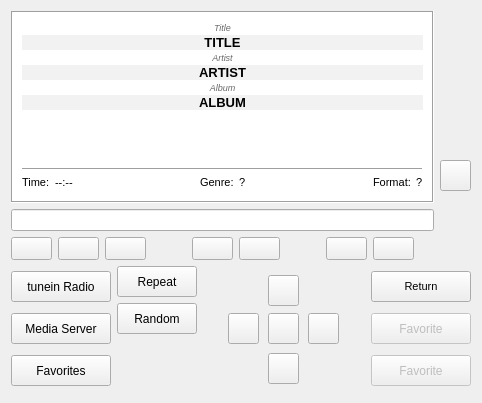
<?xml version="1.0" encoding="UTF-8"?>
<ui version="4.0">
 <class>NetOnkyoDialog</class>
 <widget class="QDialog" name="NetOnkyoDialog">
  <property name="geometry">
   <rect>
    <x>0</x>
    <y>0</y>
    <width>482</width>
    <height>403</height>
   </rect>
  </property>
  <property name="minimumSize">
   <size>
    <width>0</width>
    <height>403</height>
   </size>
  </property>
  <property name="maximumSize">
   <size>
    <width>16777215</width>
    <height>403</height>
   </size>
  </property>
  <property name="windowTitle">
   <string>NetRadio</string>
  </property>
  <layout class="QVBoxLayout" name="verticalLayout_8">
   <item>
    <layout class="QHBoxLayout" name="horizontalLayout_5">
     <item>
      <layout class="QVBoxLayout" name="verticalLayout_7">
       <item>
        <layout class="QHBoxLayout" name="horizontalLayout_4">
         <property name="spacing">
          <number>0</number>
         </property>
         <item>
          <widget class="QStackedWidget" name="DisplayWidget">
           <property name="currentIndex">
            <number>1</number>
           </property>
           <widget class="QWidget" name="page">
            <layout class="QVBoxLayout" name="verticalLayout_3">
             <property name="spacing">
              <number>0</number>
             </property>
             <property name="leftMargin">
              <number>0</number>
             </property>
             <property name="topMargin">
              <number>0</number>
             </property>
             <property name="rightMargin">
              <number>0</number>
             </property>
             <property name="bottomMargin">
              <number>0</number>
             </property>
             <item>
              <widget class="QListWidget" name="listWidget">
               <property name="iconSize">
                <size>
                 <width>16</width>
                 <height>16</height>
                </size>
               </property>
              </widget>
             </item>
            </layout>
           </widget>
           <widget class="QWidget" name="page_2">
            <layout class="QVBoxLayout" name="verticalLayout_2">
             <property name="spacing">
              <number>0</number>
             </property>
             <property name="leftMargin">
              <number>0</number>
             </property>
             <property name="topMargin">
              <number>0</number>
             </property>
             <property name="rightMargin">
              <number>0</number>
             </property>
             <property name="bottomMargin">
              <number>0</number>
             </property>
             <item>
              <widget class="QFrame" name="PlayWindowFrame">
               <property name="palette">
                <palette>
                 <active>
                  <colorrole role="Base">
                   <brush brushstyle="SolidPattern">
                    <color alpha="255">
                     <red>255</red>
                     <green>255</green>
                     <blue>255</blue>
                    </color>
                   </brush>
                  </colorrole>
                  <colorrole role="Window">
                   <brush brushstyle="SolidPattern">
                    <color alpha="255">
                     <red>255</red>
                     <green>255</green>
                     <blue>255</blue>
                    </color>
                   </brush>
                  </colorrole>
                 </active>
                 <inactive>
                  <colorrole role="Base">
                   <brush brushstyle="SolidPattern">
                    <color alpha="255">
                     <red>255</red>
                     <green>255</green>
                     <blue>255</blue>
                    </color>
                   </brush>
                  </colorrole>
                  <colorrole role="Window">
                   <brush brushstyle="SolidPattern">
                    <color alpha="255">
                     <red>255</red>
                     <green>255</green>
                     <blue>255</blue>
                    </color>
                   </brush>
                  </colorrole>
                 </inactive>
                 <disabled>
                  <colorrole role="Base">
                   <brush brushstyle="SolidPattern">
                    <color alpha="255">
                     <red>255</red>
                     <green>255</green>
                     <blue>255</blue>
                    </color>
                   </brush>
                  </colorrole>
                  <colorrole role="Window">
                   <brush brushstyle="SolidPattern">
                    <color alpha="255">
                     <red>255</red>
                     <green>255</green>
                     <blue>255</blue>
                    </color>
                   </brush>
                  </colorrole>
                 </disabled>
                </palette>
               </property>
               <property name="autoFillBackground">
                <bool>true</bool>
               </property>
               <property name="frameShape">
                <enum>QFrame::Box</enum>
               </property>
               <property name="frameShadow">
                <enum>QFrame::Sunken</enum>
               </property>
               <layout class="QVBoxLayout" name="verticalLayout">
                <property name="spacing">
                 <number>2</number>
                </property>
                <item>
                 <widget class="QLabel" name="titleLabel">
                  <property name="palette">
                   <palette>
                    <active>
                     <colorrole role="WindowText">
                      <brush brushstyle="SolidPattern">
                       <color alpha="255">
                        <red>106</red>
                        <green>106</green>
                        <blue>106</blue>
                       </color>
                      </brush>
                     </colorrole>
                    </active>
                    <inactive>
                     <colorrole role="WindowText">
                      <brush brushstyle="SolidPattern">
                       <color alpha="255">
                        <red>106</red>
                        <green>106</green>
                        <blue>106</blue>
                       </color>
                      </brush>
                     </colorrole>
                    </inactive>
                    <disabled>
                     <colorrole role="WindowText">
                      <brush brushstyle="SolidPattern">
                       <color alpha="255">
                        <red>120</red>
                        <green>120</green>
                        <blue>120</blue>
                       </color>
                      </brush>
                     </colorrole>
                    </disabled>
                   </palette>
                  </property>
                  <property name="font">
                   <font>
                    <pointsize>7</pointsize>
                    <italic>true</italic>
                   </font>
                  </property>
                  <property name="text">
                   <string>Title</string>
                  </property>
                  <property name="alignment">
                   <set>Qt::AlignCenter</set>
                  </property>
                 </widget>
                </item>
                <item>
                 <widget class="QLabel" name="TitleLabel">
                  <property name="palette">
                   <palette>
                    <active>
                     <colorrole role="Base">
                      <brush brushstyle="SolidPattern">
                       <color alpha="255">
                        <red>242</red>
                        <green>242</green>
                        <blue>242</blue>
                       </color>
                      </brush>
                     </colorrole>
                     <colorrole role="Window">
                      <brush brushstyle="SolidPattern">
                       <color alpha="255">
                        <red>242</red>
                        <green>242</green>
                        <blue>242</blue>
                       </color>
                      </brush>
                     </colorrole>
                    </active>
                    <inactive>
                     <colorrole role="Base">
                      <brush brushstyle="SolidPattern">
                       <color alpha="255">
                        <red>242</red>
                        <green>242</green>
                        <blue>242</blue>
                       </color>
                      </brush>
                     </colorrole>
                     <colorrole role="Window">
                      <brush brushstyle="SolidPattern">
                       <color alpha="255">
                        <red>242</red>
                        <green>242</green>
                        <blue>242</blue>
                       </color>
                      </brush>
                     </colorrole>
                    </inactive>
                    <disabled>
                     <colorrole role="Base">
                      <brush brushstyle="SolidPattern">
                       <color alpha="255">
                        <red>242</red>
                        <green>242</green>
                        <blue>242</blue>
                       </color>
                      </brush>
                     </colorrole>
                     <colorrole role="Window">
                      <brush brushstyle="SolidPattern">
                       <color alpha="255">
                        <red>242</red>
                        <green>242</green>
                        <blue>242</blue>
                       </color>
                      </brush>
                     </colorrole>
                    </disabled>
                   </palette>
                  </property>
                  <property name="font">
                   <font>
                    <pointsize>10</pointsize>
                    <weight>75</weight>
                    <bold>true</bold>
                   </font>
                  </property>
                  <property name="autoFillBackground">
                   <bool>true</bool>
                  </property>
                  <property name="text">
                   <string>TITLE</string>
                  </property>
                  <property name="alignment">
                   <set>Qt::AlignCenter</set>
                  </property>
                  <property name="margin">
                   <number>5</number>
                  </property>
                 </widget>
                </item>
                <item>
                 <widget class="QLabel" name="artistLabel">
                  <property name="palette">
                   <palette>
                    <active>
                     <colorrole role="WindowText">
                      <brush brushstyle="SolidPattern">
                       <color alpha="255">
                        <red>106</red>
                        <green>106</green>
                        <blue>106</blue>
                       </color>
                      </brush>
                     </colorrole>
                    </active>
                    <inactive>
                     <colorrole role="WindowText">
                      <brush brushstyle="SolidPattern">
                       <color alpha="255">
                        <red>106</red>
                        <green>106</green>
                        <blue>106</blue>
                       </color>
                      </brush>
                     </colorrole>
                    </inactive>
                    <disabled>
                     <colorrole role="WindowText">
                      <brush brushstyle="SolidPattern">
                       <color alpha="255">
                        <red>120</red>
                        <green>120</green>
                        <blue>120</blue>
                       </color>
                      </brush>
                     </colorrole>
                    </disabled>
                   </palette>
                  </property>
                  <property name="font">
                   <font>
                    <pointsize>7</pointsize>
                    <italic>true</italic>
                   </font>
                  </property>
                  <property name="text">
                   <string>Artist</string>
                  </property>
                  <property name="alignment">
                   <set>Qt::AlignCenter</set>
                  </property>
                 </widget>
                </item>
                <item>
                 <widget class="QLabel" name="ArtistLabel">
                  <property name="palette">
                   <palette>
                    <active>
                     <colorrole role="Base">
                      <brush brushstyle="SolidPattern">
                       <color alpha="255">
                        <red>242</red>
                        <green>242</green>
                        <blue>242</blue>
                       </color>
                      </brush>
                     </colorrole>
                     <colorrole role="Window">
                      <brush brushstyle="SolidPattern">
                       <color alpha="255">
                        <red>242</red>
                        <green>242</green>
                        <blue>242</blue>
                       </color>
                      </brush>
                     </colorrole>
                    </active>
                    <inactive>
                     <colorrole role="Base">
                      <brush brushstyle="SolidPattern">
                       <color alpha="255">
                        <red>242</red>
                        <green>242</green>
                        <blue>242</blue>
                       </color>
                      </brush>
                     </colorrole>
                     <colorrole role="Window">
                      <brush brushstyle="SolidPattern">
                       <color alpha="255">
                        <red>242</red>
                        <green>242</green>
                        <blue>242</blue>
                       </color>
                      </brush>
                     </colorrole>
                    </inactive>
                    <disabled>
                     <colorrole role="Base">
                      <brush brushstyle="SolidPattern">
                       <color alpha="255">
                        <red>242</red>
                        <green>242</green>
                        <blue>242</blue>
                       </color>
                      </brush>
                     </colorrole>
                     <colorrole role="Window">
                      <brush brushstyle="SolidPattern">
                       <color alpha="255">
                        <red>242</red>
                        <green>242</green>
                        <blue>242</blue>
                       </color>
                      </brush>
                     </colorrole>
                    </disabled>
                   </palette>
                  </property>
                  <property name="font">
                   <font>
                    <pointsize>10</pointsize>
                    <weight>75</weight>
                    <bold>true</bold>
                   </font>
                  </property>
                  <property name="autoFillBackground">
                   <bool>true</bool>
                  </property>
                  <property name="text">
                   <string>ARTIST</string>
                  </property>
                  <property name="alignment">
                   <set>Qt::AlignCenter</set>
                  </property>
                  <property name="margin">
                   <number>5</number>
                  </property>
                 </widget>
                </item>
                <item>
                 <widget class="QLabel" name="albumLabel">
                  <property name="palette">
                   <palette>
                    <active>
                     <colorrole role="WindowText">
                      <brush brushstyle="SolidPattern">
                       <color alpha="255">
                        <red>106</red>
                        <green>106</green>
                        <blue>106</blue>
                       </color>
                      </brush>
                     </colorrole>
                    </active>
                    <inactive>
                     <colorrole role="WindowText">
                      <brush brushstyle="SolidPattern">
                       <color alpha="255">
                        <red>106</red>
                        <green>106</green>
                        <blue>106</blue>
                       </color>
                      </brush>
                     </colorrole>
                    </inactive>
                    <disabled>
                     <colorrole role="WindowText">
                      <brush brushstyle="SolidPattern">
                       <color alpha="255">
                        <red>120</red>
                        <green>120</green>
                        <blue>120</blue>
                       </color>
                      </brush>
                     </colorrole>
                    </disabled>
                   </palette>
                  </property>
                  <property name="font">
                   <font>
                    <pointsize>7</pointsize>
                    <italic>true</italic>
                   </font>
                  </property>
                  <property name="text">
                   <string>Album</string>
                  </property>
                  <property name="alignment">
                   <set>Qt::AlignCenter</set>
                  </property>
                 </widget>
                </item>
                <item>
                 <widget class="QLabel" name="AlbumLabel">
                  <property name="palette">
                   <palette>
                    <active>
                     <colorrole role="Base">
                      <brush brushstyle="SolidPattern">
                       <color alpha="255">
                        <red>242</red>
                        <green>242</green>
                        <blue>242</blue>
                       </color>
                      </brush>
                     </colorrole>
                     <colorrole role="Window">
                      <brush brushstyle="SolidPattern">
                       <color alpha="255">
                        <red>242</red>
                        <green>242</green>
                        <blue>242</blue>
                       </color>
                      </brush>
                     </colorrole>
                    </active>
                    <inactive>
                     <colorrole role="Base">
                      <brush brushstyle="SolidPattern">
                       <color alpha="255">
                        <red>242</red>
                        <green>242</green>
                        <blue>242</blue>
                       </color>
                      </brush>
                     </colorrole>
                     <colorrole role="Window">
                      <brush brushstyle="SolidPattern">
                       <color alpha="255">
                        <red>242</red>
                        <green>242</green>
                        <blue>242</blue>
                       </color>
                      </brush>
                     </colorrole>
                    </inactive>
                    <disabled>
                     <colorrole role="Base">
                      <brush brushstyle="SolidPattern">
                       <color alpha="255">
                        <red>242</red>
                        <green>242</green>
                        <blue>242</blue>
                       </color>
                      </brush>
                     </colorrole>
                     <colorrole role="Window">
                      <brush brushstyle="SolidPattern">
                       <color alpha="255">
                        <red>242</red>
                        <green>242</green>
                        <blue>242</blue>
                       </color>
                      </brush>
                     </colorrole>
                    </disabled>
                   </palette>
                  </property>
                  <property name="font">
                   <font>
                    <pointsize>10</pointsize>
                    <weight>75</weight>
                    <bold>true</bold>
                   </font>
                  </property>
                  <property name="autoFillBackground">
                   <bool>true</bool>
                  </property>
                  <property name="text">
                   <string>ALBUM</string>
                  </property>
                  <property name="alignment">
                   <set>Qt::AlignCenter</set>
                  </property>
                  <property name="margin">
                   <number>5</number>
                  </property>
                 </widget>
                </item>
                <item>
                 <spacer name="verticalSpacer_3">
                  <property name="orientation">
                   <enum>Qt::Vertical</enum>
                  </property>
                  <property name="sizeHint" stdset="0">
                   <size>
                    <width>20</width>
                    <height>40</height>
                   </size>
                  </property>
                 </spacer>
                </item>
                <item>
                 <widget class="QFrame" name="frame">
                  <property name="palette">
                   <palette>
                    <active>
                     <colorrole role="Midlight">
                      <brush brushstyle="SolidPattern">
                       <color alpha="255">
                        <red>245</red>
                        <green>245</green>
                        <blue>245</blue>
                       </color>
                      </brush>
                     </colorrole>
                    </active>
                    <inactive>
                     <colorrole role="Midlight">
                      <brush brushstyle="SolidPattern">
                       <color alpha="255">
                        <red>245</red>
                        <green>245</green>
                        <blue>245</blue>
                       </color>
                      </brush>
                     </colorrole>
                    </inactive>
                    <disabled>
                     <colorrole role="Midlight">
                      <brush brushstyle="SolidPattern">
                       <color alpha="255">
                        <red>245</red>
                        <green>245</green>
                        <blue>245</blue>
                       </color>
                      </brush>
                     </colorrole>
                    </disabled>
                   </palette>
                  </property>
                  <property name="frameShape">
                   <enum>QFrame::HLine</enum>
                  </property>
                  <property name="frameShadow">
                   <enum>QFrame::Raised</enum>
                  </property>
                 </widget>
                </item>
                <item>
                 <layout class="QHBoxLayout" name="horizontalLayout">
                  <item>
                   <widget class="QLabel" name="label_4">
                    <property name="font">
                     <font>
                      <pointsize>8</pointsize>
                      <italic>false</italic>
                     </font>
                    </property>
                    <property name="text">
                     <string>Time: </string>
                    </property>
                   </widget>
                  </item>
                  <item>
                   <widget class="QLabel" name="TimeLabel">
                    <property name="font">
                     <font>
                      <pointsize>8</pointsize>
                      <weight>50</weight>
                      <italic>false</italic>
                      <bold>false</bold>
                     </font>
                    </property>
                    <property name="text">
                     <string>--:--</string>
                    </property>
                   </widget>
                  </item>
                  <item>
                   <spacer name="horizontalSpacer">
                    <property name="orientation">
                     <enum>Qt::Horizontal</enum>
                    </property>
                    <property name="sizeHint" stdset="0">
                     <size>
                      <width>40</width>
                      <height>20</height>
                     </size>
                    </property>
                   </spacer>
                  </item>
                  <item>
                   <widget class="QLabel" name="label_5">
                    <property name="enabled">
                     <bool>true</bool>
                    </property>
                    <property name="font">
                     <font>
                      <pointsize>8</pointsize>
                      <italic>false</italic>
                     </font>
                    </property>
                    <property name="text">
                     <string>Genre: </string>
                    </property>
                   </widget>
                  </item>
                  <item>
                   <widget class="QLabel" name="GenreLabel">
                    <property name="enabled">
                     <bool>true</bool>
                    </property>
                    <property name="font">
                     <font>
                      <pointsize>8</pointsize>
                      <weight>50</weight>
                      <italic>false</italic>
                      <bold>false</bold>
                     </font>
                    </property>
                    <property name="text">
                     <string>?</string>
                    </property>
                   </widget>
                  </item>
                  <item>
                   <spacer name="horizontalSpacer_2">
                    <property name="orientation">
                     <enum>Qt::Horizontal</enum>
                    </property>
                    <property name="sizeHint" stdset="0">
                     <size>
                      <width>40</width>
                      <height>20</height>
                     </size>
                    </property>
                   </spacer>
                  </item>
                  <item>
                   <widget class="QLabel" name="label_7">
                    <property name="enabled">
                     <bool>true</bool>
                    </property>
                    <property name="font">
                     <font>
                      <pointsize>8</pointsize>
                      <italic>false</italic>
                     </font>
                    </property>
                    <property name="text">
                     <string>Format: </string>
                    </property>
                   </widget>
                  </item>
                  <item>
                   <widget class="QLabel" name="FormatLabel">
                    <property name="enabled">
                     <bool>true</bool>
                    </property>
                    <property name="font">
                     <font>
                      <pointsize>8</pointsize>
                      <weight>50</weight>
                      <italic>false</italic>
                      <bold>false</bold>
                     </font>
                    </property>
                    <property name="text">
                     <string>?</string>
                    </property>
                   </widget>
                  </item>
                 </layout>
                </item>
               </layout>
              </widget>
             </item>
            </layout>
           </widget>
          </widget>
         </item>
        </layout>
       </item>
       <item>
        <widget class="QLineEdit" name="UnderListEdit">
         <property name="readOnly">
          <bool>true</bool>
         </property>
        </widget>
       </item>
      </layout>
     </item>
     <item>
      <layout class="QVBoxLayout" name="verticalLayout_4">
       <item>
        <spacer name="verticalSpacer_2">
         <property name="orientation">
          <enum>Qt::Vertical</enum>
         </property>
         <property name="sizeHint" stdset="0">
          <size>
           <width>20</width>
           <height>40</height>
          </size>
         </property>
        </spacer>
       </item>
       <item>
        <widget class="QPushButton" name="pushButton">
         <property name="sizePolicy">
          <sizepolicy hsizetype="Fixed" vsizetype="Fixed">
           <horstretch>0</horstretch>
           <verstretch>0</verstretch>
          </sizepolicy>
         </property>
         <property name="minimumSize">
          <size>
           <width>31</width>
           <height>31</height>
          </size>
         </property>
         <property name="maximumSize">
          <size>
           <width>31</width>
           <height>31</height>
          </size>
         </property>
         <property name="toolTip">
          <string>Copy to clipboard</string>
         </property>
         <property name="text">
          <string/>
         </property>
         <property name="icon">
          <iconset resource="avrpioremote.qrc">
           <normaloff>:/new/prefix1/images/save.png</normaloff>:/new/prefix1/images/save.png</iconset>
         </property>
         <property name="iconSize">
          <size>
           <width>20</width>
           <height>16</height>
          </size>
         </property>
         <property name="autoDefault">
          <bool>false</bool>
         </property>
        </widget>
       </item>
       <item>
        <spacer name="verticalSpacer">
         <property name="orientation">
          <enum>Qt::Vertical</enum>
         </property>
         <property name="sizeType">
          <enum>QSizePolicy::Preferred</enum>
         </property>
         <property name="sizeHint" stdset="0">
          <size>
           <width>20</width>
           <height>40</height>
          </size>
         </property>
        </spacer>
       </item>
      </layout>
     </item>
    </layout>
   </item>
   <item>
    <layout class="QHBoxLayout" name="horizontalLayout_2">
     <item>
      <widget class="QPushButton" name="NetPauseButton">
       <property name="minimumSize">
        <size>
         <width>41</width>
         <height>23</height>
        </size>
       </property>
       <property name="maximumSize">
        <size>
         <width>41</width>
         <height>23</height>
        </size>
       </property>
       <property name="text">
        <string/>
       </property>
       <property name="icon">
        <iconset>
         <normalon>:/new/prefix1/images/media-playback-pause-7.png</normalon>
        </iconset>
       </property>
       <property name="autoDefault">
        <bool>false</bool>
       </property>
      </widget>
     </item>
     <item>
      <widget class="QPushButton" name="NetPlayButton">
       <property name="minimumSize">
        <size>
         <width>41</width>
         <height>23</height>
        </size>
       </property>
       <property name="maximumSize">
        <size>
         <width>41</width>
         <height>23</height>
        </size>
       </property>
       <property name="text">
        <string/>
       </property>
       <property name="icon">
        <iconset>
         <normalon>:/new/prefix1/images/media-playback-start-7.png</normalon>
        </iconset>
       </property>
       <property name="autoDefault">
        <bool>false</bool>
       </property>
      </widget>
     </item>
     <item>
      <widget class="QPushButton" name="NetStopButton">
       <property name="minimumSize">
        <size>
         <width>41</width>
         <height>23</height>
        </size>
       </property>
       <property name="maximumSize">
        <size>
         <width>41</width>
         <height>23</height>
        </size>
       </property>
       <property name="text">
        <string/>
       </property>
       <property name="icon">
        <iconset>
         <normalon>:/new/prefix1/images/media-playback-stop-7.png</normalon>
        </iconset>
       </property>
       <property name="autoDefault">
        <bool>false</bool>
       </property>
      </widget>
     </item>
     <item>
      <spacer name="horizontalSpacer_3">
       <property name="orientation">
        <enum>Qt::Horizontal</enum>
       </property>
       <property name="sizeType">
        <enum>QSizePolicy::Minimum</enum>
       </property>
       <property name="sizeHint" stdset="0">
        <size>
         <width>40</width>
         <height>20</height>
        </size>
       </property>
      </spacer>
     </item>
     <item>
      <widget class="QPushButton" name="NetRevButton">
       <property name="minimumSize">
        <size>
         <width>41</width>
         <height>23</height>
        </size>
       </property>
       <property name="maximumSize">
        <size>
         <width>41</width>
         <height>23</height>
        </size>
       </property>
       <property name="text">
        <string/>
       </property>
       <property name="icon">
        <iconset resource="avrpioremote.qrc">
         <normaloff>:/new/prefix1/images/media-seek-backward-7.png</normaloff>:/new/prefix1/images/media-seek-backward-7.png</iconset>
       </property>
       <property name="autoDefault">
        <bool>false</bool>
       </property>
      </widget>
     </item>
     <item>
      <widget class="QPushButton" name="NetFwdButton">
       <property name="minimumSize">
        <size>
         <width>41</width>
         <height>23</height>
        </size>
       </property>
       <property name="maximumSize">
        <size>
         <width>41</width>
         <height>23</height>
        </size>
       </property>
       <property name="text">
        <string/>
       </property>
       <property name="icon">
        <iconset resource="avrpioremote.qrc">
         <normaloff>:/new/prefix1/images/media-seek-forward-7.png</normaloff>:/new/prefix1/images/media-seek-forward-7.png</iconset>
       </property>
       <property name="autoDefault">
        <bool>false</bool>
       </property>
      </widget>
     </item>
     <item>
      <spacer name="horizontalSpacer_4">
       <property name="orientation">
        <enum>Qt::Horizontal</enum>
       </property>
       <property name="sizeType">
        <enum>QSizePolicy::Minimum</enum>
       </property>
       <property name="sizeHint" stdset="0">
        <size>
         <width>40</width>
         <height>20</height>
        </size>
       </property>
      </spacer>
     </item>
     <item>
      <widget class="QPushButton" name="NetPrevButton">
       <property name="minimumSize">
        <size>
         <width>41</width>
         <height>23</height>
        </size>
       </property>
       <property name="maximumSize">
        <size>
         <width>41</width>
         <height>23</height>
        </size>
       </property>
       <property name="text">
        <string/>
       </property>
       <property name="icon">
        <iconset>
         <normalon>:/new/prefix1/images/media-skip-backward-7.png</normalon>
        </iconset>
       </property>
       <property name="autoDefault">
        <bool>false</bool>
       </property>
      </widget>
     </item>
     <item>
      <widget class="QPushButton" name="NetNextButton">
       <property name="minimumSize">
        <size>
         <width>41</width>
         <height>23</height>
        </size>
       </property>
       <property name="maximumSize">
        <size>
         <width>41</width>
         <height>23</height>
        </size>
       </property>
       <property name="text">
        <string/>
       </property>
       <property name="icon">
        <iconset>
         <normalon>:/new/prefix1/images/media-skip-forward-7.png</normalon>
        </iconset>
       </property>
       <property name="autoDefault">
        <bool>false</bool>
       </property>
      </widget>
     </item>
     <item>
      <spacer name="horizontalSpacer_9">
       <property name="orientation">
        <enum>Qt::Horizontal</enum>
       </property>
       <property name="sizeHint" stdset="0">
        <size>
         <width>40</width>
         <height>20</height>
        </size>
       </property>
      </spacer>
     </item>
    </layout>
   </item>
   <item>
    <layout class="QHBoxLayout" name="horizontalLayout_3">
     <item>
      <layout class="QVBoxLayout" name="verticalLayout_5">
       <item>
        <widget class="QPushButton" name="NetSwitchToNetRadioButton">
         <property name="enabled">
          <bool>true</bool>
         </property>
         <property name="minimumSize">
          <size>
           <width>100</width>
           <height>31</height>
          </size>
         </property>
         <property name="text">
          <string>tunein Radio</string>
         </property>
         <property name="checkable">
          <bool>true</bool>
         </property>
         <property name="autoDefault">
          <bool>false</bool>
         </property>
        </widget>
       </item>
       <item>
        <widget class="QPushButton" name="NetSwitchToMediaServerButton">
         <property name="enabled">
          <bool>true</bool>
         </property>
         <property name="minimumSize">
          <size>
           <width>0</width>
           <height>31</height>
          </size>
         </property>
         <property name="text">
          <string>Media Server</string>
         </property>
         <property name="checkable">
          <bool>true</bool>
         </property>
         <property name="autoDefault">
          <bool>false</bool>
         </property>
        </widget>
       </item>
       <item>
        <widget class="QPushButton" name="NetSwitchToFavoritesButton">
         <property name="enabled">
          <bool>true</bool>
         </property>
         <property name="minimumSize">
          <size>
           <width>0</width>
           <height>31</height>
          </size>
         </property>
         <property name="text">
          <string>Favorites</string>
         </property>
         <property name="checkable">
          <bool>true</bool>
         </property>
         <property name="autoDefault">
          <bool>false</bool>
         </property>
        </widget>
       </item>
      </layout>
     </item>
     <item>
      <layout class="QVBoxLayout" name="verticalLayout_9">
       <property name="leftMargin">
        <number>0</number>
       </property>
       <item>
        <widget class="QPushButton" name="RepeatButton">
         <property name="minimumSize">
          <size>
           <width>0</width>
           <height>31</height>
          </size>
         </property>
         <property name="text">
          <string>Repeat</string>
         </property>
         <property name="autoDefault">
          <bool>false</bool>
         </property>
        </widget>
       </item>
       <item>
        <widget class="QPushButton" name="RandomButton">
         <property name="minimumSize">
          <size>
           <width>0</width>
           <height>31</height>
          </size>
         </property>
         <property name="text">
          <string>Random</string>
         </property>
         <property name="autoDefault">
          <bool>false</bool>
         </property>
        </widget>
       </item>
       <item>
        <spacer name="verticalSpacer_4">
         <property name="orientation">
          <enum>Qt::Vertical</enum>
         </property>
         <property name="sizeHint" stdset="0">
          <size>
           <width>20</width>
           <height>40</height>
          </size>
         </property>
        </spacer>
       </item>
      </layout>
     </item>
     <item>
      <spacer name="horizontalSpacer_5">
       <property name="orientation">
        <enum>Qt::Horizontal</enum>
       </property>
       <property name="sizeHint" stdset="0">
        <size>
         <width>40</width>
         <height>20</height>
        </size>
       </property>
      </spacer>
     </item>
     <item>
      <widget class="QFrame" name="frame_7">
       <property name="sizePolicy">
        <sizepolicy hsizetype="MinimumExpanding" vsizetype="Minimum">
         <horstretch>0</horstretch>
         <verstretch>0</verstretch>
        </sizepolicy>
       </property>
       <property name="minimumSize">
        <size>
         <width>131</width>
         <height>111</height>
        </size>
       </property>
       <property name="maximumSize">
        <size>
         <width>131</width>
         <height>111</height>
        </size>
       </property>
       <property name="frameShape">
        <enum>QFrame::NoFrame</enum>
       </property>
       <property name="frameShadow">
        <enum>QFrame::Sunken</enum>
       </property>
       <widget class="QPushButton" name="CursorLeftButton">
        <property name="geometry">
         <rect>
          <x>10</x>
          <y>40</y>
          <width>31</width>
          <height>31</height>
         </rect>
        </property>
        <property name="minimumSize">
         <size>
          <width>31</width>
          <height>31</height>
         </size>
        </property>
        <property name="maximumSize">
         <size>
          <width>31</width>
          <height>31</height>
         </size>
        </property>
        <property name="text">
         <string/>
        </property>
        <property name="icon">
         <iconset>
          <normalon>:/new/prefix1/images/arrow-left-3.png</normalon>
         </iconset>
        </property>
        <property name="autoDefault">
         <bool>false</bool>
        </property>
       </widget>
       <widget class="QPushButton" name="CursorUpButton">
        <property name="geometry">
         <rect>
          <x>50</x>
          <y>2</y>
          <width>31</width>
          <height>31</height>
         </rect>
        </property>
        <property name="minimumSize">
         <size>
          <width>31</width>
          <height>31</height>
         </size>
        </property>
        <property name="maximumSize">
         <size>
          <width>31</width>
          <height>31</height>
         </size>
        </property>
        <property name="text">
         <string/>
        </property>
        <property name="icon">
         <iconset>
          <normalon>:/new/prefix1/images/arrow-up-3.png</normalon>
         </iconset>
        </property>
        <property name="autoDefault">
         <bool>false</bool>
        </property>
       </widget>
       <widget class="QPushButton" name="CursorRightButton">
        <property name="geometry">
         <rect>
          <x>90</x>
          <y>40</y>
          <width>31</width>
          <height>31</height>
         </rect>
        </property>
        <property name="minimumSize">
         <size>
          <width>31</width>
          <height>31</height>
         </size>
        </property>
        <property name="maximumSize">
         <size>
          <width>31</width>
          <height>31</height>
         </size>
        </property>
        <property name="text">
         <string/>
        </property>
        <property name="icon">
         <iconset>
          <normalon>:/new/prefix1/images/arrow-right-3.png</normalon>
         </iconset>
        </property>
        <property name="autoDefault">
         <bool>false</bool>
        </property>
       </widget>
       <widget class="QPushButton" name="CursorDownButton">
        <property name="geometry">
         <rect>
          <x>50</x>
          <y>80</y>
          <width>31</width>
          <height>31</height>
         </rect>
        </property>
        <property name="minimumSize">
         <size>
          <width>31</width>
          <height>31</height>
         </size>
        </property>
        <property name="maximumSize">
         <size>
          <width>31</width>
          <height>31</height>
         </size>
        </property>
        <property name="text">
         <string/>
        </property>
        <property name="icon">
         <iconset>
          <normalon>:/new/prefix1/images/arrow-down-3.png</normalon>
         </iconset>
        </property>
        <property name="autoDefault">
         <bool>false</bool>
        </property>
       </widget>
       <widget class="QPushButton" name="CursorEnterButton">
        <property name="geometry">
         <rect>
          <x>50</x>
          <y>40</y>
          <width>31</width>
          <height>31</height>
         </rect>
        </property>
        <property name="minimumSize">
         <size>
          <width>31</width>
          <height>31</height>
         </size>
        </property>
        <property name="maximumSize">
         <size>
          <width>31</width>
          <height>31</height>
         </size>
        </property>
        <property name="text">
         <string/>
        </property>
        <property name="icon">
         <iconset>
          <normalon>:/new/prefix1/images/Crystal_Clear_action_apply.png</normalon>
         </iconset>
        </property>
        <property name="autoDefault">
         <bool>false</bool>
        </property>
       </widget>
      </widget>
     </item>
     <item>
      <spacer name="horizontalSpacer_6">
       <property name="orientation">
        <enum>Qt::Horizontal</enum>
       </property>
       <property name="sizeHint" stdset="0">
        <size>
         <width>40</width>
         <height>20</height>
        </size>
       </property>
      </spacer>
     </item>
     <item>
      <layout class="QVBoxLayout" name="verticalLayout_6">
       <item>
        <widget class="QPushButton" name="CursorReturnButton">
         <property name="minimumSize">
          <size>
           <width>100</width>
           <height>31</height>
          </size>
         </property>
         <property name="font">
          <font>
           <pointsize>8</pointsize>
           <weight>50</weight>
           <bold>false</bold>
          </font>
         </property>
         <property name="text">
          <string>Return</string>
         </property>
         <property name="icon">
          <iconset resource="avrpioremote.qrc">
           <normaloff>:/new/prefix1/images/200px-Gnome-edit-redo.svg.png</normaloff>:/new/prefix1/images/200px-Gnome-edit-redo.svg.png</iconset>
         </property>
         <property name="autoDefault">
          <bool>false</bool>
         </property>
        </widget>
       </item>
       <item>
        <widget class="QPushButton" name="NetAddFavButton">
         <property name="enabled">
          <bool>false</bool>
         </property>
         <property name="minimumSize">
          <size>
           <width>0</width>
           <height>31</height>
          </size>
         </property>
         <property name="text">
          <string>Favorite</string>
         </property>
         <property name="icon">
          <iconset>
           <normalon>:/new/prefix1/images/edit-add.png</normalon>
          </iconset>
         </property>
         <property name="autoDefault">
          <bool>false</bool>
         </property>
        </widget>
       </item>
       <item>
        <widget class="QPushButton" name="NetRemoveFavButton">
         <property name="enabled">
          <bool>false</bool>
         </property>
         <property name="minimumSize">
          <size>
           <width>0</width>
           <height>31</height>
          </size>
         </property>
         <property name="text">
          <string>Favorite</string>
         </property>
         <property name="icon">
          <iconset>
           <normalon>:/new/prefix1/images/edit-remove-3.png</normalon>
          </iconset>
         </property>
         <property name="autoDefault">
          <bool>false</bool>
         </property>
        </widget>
       </item>
      </layout>
     </item>
    </layout>
   </item>
  </layout>
 </widget>
 <resources>
  <include location="avrpioremote.qrc"/>
 </resources>
 <connections/>
</ui>
